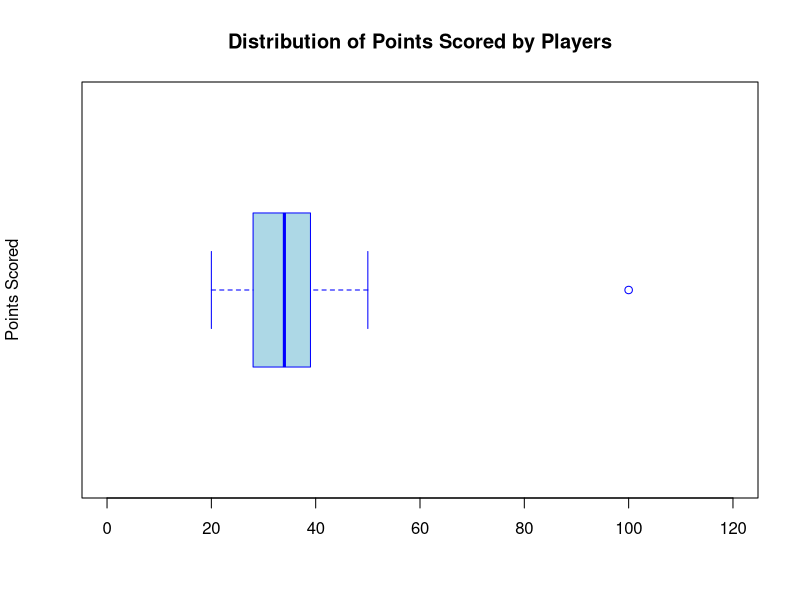

This figure's R source:
# Generate sample data (points scored by players)
set.seed(123)  # for reproducibility
points_scored <- c(30, 25, 35, 40, 42, 28, 36, 33, 31, 20, 50, 27, 38, 37, 22, 34, 29, 41, 26, 39, 100)

# Create a boxplot
boxplot(points_scored,
        main = "Distribution of Points Scored by Players",
        ylab = "Points Scored",
        ylim = c(0, 120),  # setting y-axis limits for better visualization
        col = "lightblue",  # color of the boxes
        border = "blue",    # color of the borders
        horizontal = TRUE)  # horizontal orientation for better space utilization

# Add a horizontal line for potential outliers (e.g., 1.5 * IQR above Q3)
boxplot.stats(points_scored)$out  # identify potential outliers
abline(h = boxplot.stats(points_scored)$out, col = "red", lty = 2)  # add dashed red line for outliers